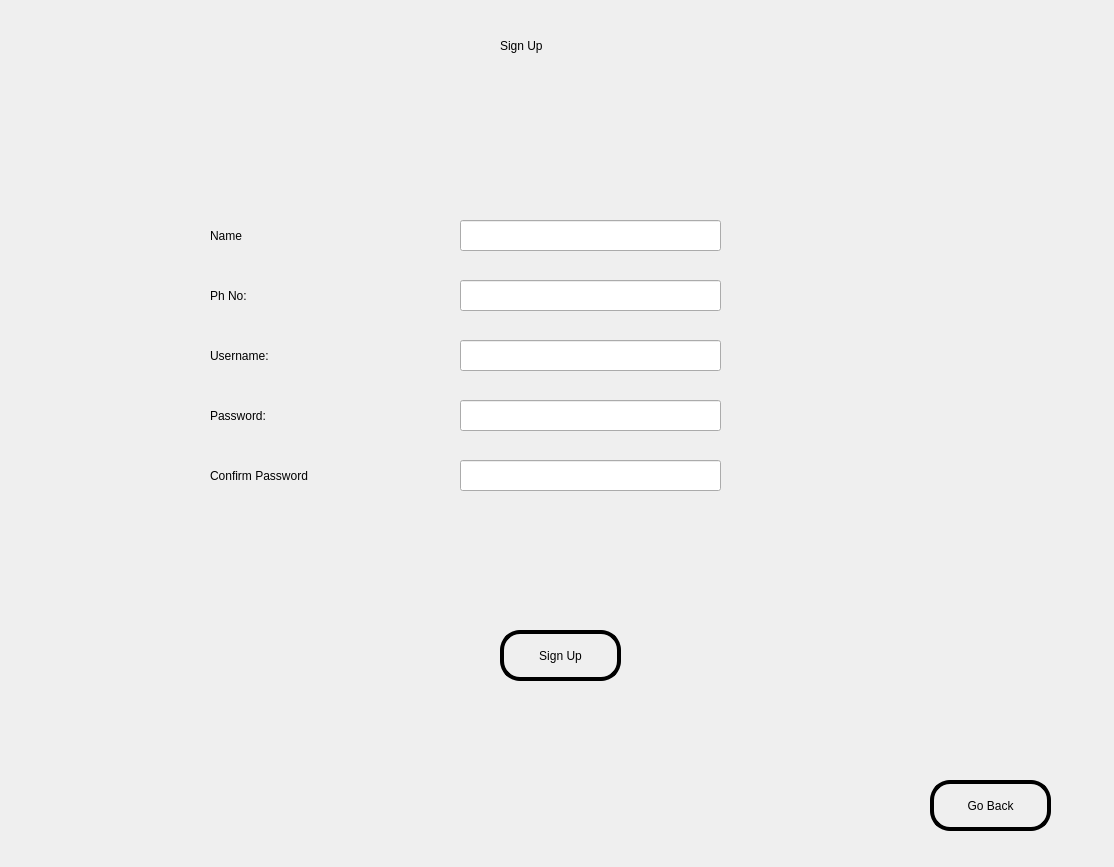
<?xml version="1.0" encoding="UTF-8"?>
<ui version="4.0">
 <class>Dialog</class>
 <widget class="QDialog" name="Dialog">
  <property name="geometry">
   <rect>
    <x>0</x>
    <y>0</y>
    <width>1114</width>
    <height>867</height>
   </rect>
  </property>
  <property name="windowTitle">
   <string>Dialog</string>
  </property>
  <widget class="QLabel" name="label">
   <property name="geometry">
    <rect>
     <x>-6</x>
     <y>-5</y>
     <width>1131</width>
     <height>881</height>
    </rect>
   </property>
   <property name="styleSheet">
    <string notr="true">background-image:url(:/newPrefix/C:/Users/akxsh/Desktop/2c933fdd5a3b0a5f8a51a0f44eb0f619.jpg)</string>
   </property>
   <property name="text">
    <string/>
   </property>
   <property name="pixmap">
    <pixmap resource="test.qrc">:/newPrefix/C:/Users/akxsh/Desktop/2c933fdd5a3b0a5f8a51a0f44eb0f619.jpg</pixmap>
   </property>
   <property name="scaledContents">
    <bool>true</bool>
   </property>
  </widget>
  <widget class="QLabel" name="label_2">
   <property name="geometry">
    <rect>
     <x>500</x>
     <y>10</y>
     <width>141</width>
     <height>71</height>
    </rect>
   </property>
   <property name="styleSheet">
    <string notr="true">font: 75 24pt &quot;MS Shell Dlg 2&quot;;</string>
   </property>
   <property name="text">
    <string>Sign Up </string>
   </property>
  </widget>
  <widget class="QLabel" name="label_3">
   <property name="geometry">
    <rect>
     <x>210</x>
     <y>220</y>
     <width>121</width>
     <height>31</height>
    </rect>
   </property>
   <property name="styleSheet">
    <string notr="true">font: 14pt &quot;Lucida Fax&quot;;</string>
   </property>
   <property name="text">
    <string>Name</string>
   </property>
  </widget>
  <widget class="QLabel" name="label_4">
   <property name="geometry">
    <rect>
     <x>210</x>
     <y>280</y>
     <width>121</width>
     <height>31</height>
    </rect>
   </property>
   <property name="styleSheet">
    <string notr="true">font: 14pt &quot;Lucida Fax&quot;;</string>
   </property>
   <property name="text">
    <string>Ph No:</string>
   </property>
  </widget>
  <widget class="QLineEdit" name="name">
   <property name="geometry">
    <rect>
     <x>460</x>
     <y>220</y>
     <width>261</width>
     <height>31</height>
    </rect>
   </property>
   <property name="styleSheet">
    <string notr="true">font: 14pt &quot;MS Shell Dlg 2&quot;;</string>
   </property>
  </widget>
  <widget class="QLineEdit" name="phnum">
   <property name="geometry">
    <rect>
     <x>460</x>
     <y>280</y>
     <width>261</width>
     <height>31</height>
    </rect>
   </property>
   <property name="styleSheet">
    <string notr="true">font: 14pt &quot;MS Shell Dlg 2&quot;;</string>
   </property>
   <property name="echoMode">
    <enum>QLineEdit::Normal</enum>
   </property>
  </widget>
  <widget class="QPushButton" name="Signup">
   <property name="geometry">
    <rect>
     <x>500</x>
     <y>630</y>
     <width>121</width>
     <height>51</height>
    </rect>
   </property>
   <property name="styleSheet">
    <string notr="true">background-color:transparent;
font: 75 14pt &quot;MS Shell Dlg 2&quot;;
border-radius:20px;
border-style:solid;
border-color:black;

border-width:4px;
</string>
   </property>
   <property name="text">
    <string>Sign Up</string>
   </property>
  </widget>
  <widget class="QLabel" name="label_5">
   <property name="geometry">
    <rect>
     <x>210</x>
     <y>340</y>
     <width>121</width>
     <height>31</height>
    </rect>
   </property>
   <property name="styleSheet">
    <string notr="true">font: 14pt &quot;Lucida Fax&quot;;</string>
   </property>
   <property name="text">
    <string>Username: </string>
   </property>
  </widget>
  <widget class="QLineEdit" name="username">
   <property name="geometry">
    <rect>
     <x>460</x>
     <y>340</y>
     <width>261</width>
     <height>31</height>
    </rect>
   </property>
   <property name="styleSheet">
    <string notr="true">font: 14pt &quot;MS Shell Dlg 2&quot;;</string>
   </property>
  </widget>
  <widget class="QLineEdit" name="password">
   <property name="geometry">
    <rect>
     <x>460</x>
     <y>400</y>
     <width>261</width>
     <height>31</height>
    </rect>
   </property>
   <property name="styleSheet">
    <string notr="true">font: 14pt &quot;MS Shell Dlg 2&quot;;</string>
   </property>
   <property name="echoMode">
    <enum>QLineEdit::Password</enum>
   </property>
  </widget>
  <widget class="QLabel" name="label_6">
   <property name="geometry">
    <rect>
     <x>210</x>
     <y>400</y>
     <width>121</width>
     <height>31</height>
    </rect>
   </property>
   <property name="styleSheet">
    <string notr="true">font: 14pt &quot;Lucida Fax&quot;;</string>
   </property>
   <property name="text">
    <string>Password:</string>
   </property>
  </widget>
  <widget class="QLabel" name="label_7">
   <property name="geometry">
    <rect>
     <x>210</x>
     <y>460</y>
     <width>221</width>
     <height>31</height>
    </rect>
   </property>
   <property name="styleSheet">
    <string notr="true">font: 14pt &quot;Lucida Fax&quot;;</string>
   </property>
   <property name="text">
    <string>Confirm Password</string>
   </property>
  </widget>
  <widget class="QLineEdit" name="confirmPassword">
   <property name="geometry">
    <rect>
     <x>460</x>
     <y>460</y>
     <width>261</width>
     <height>31</height>
    </rect>
   </property>
   <property name="styleSheet">
    <string notr="true">font: 14pt &quot;MS Shell Dlg 2&quot;;</string>
   </property>
   <property name="echoMode">
    <enum>QLineEdit::Password</enum>
   </property>
  </widget>
  <widget class="QPushButton" name="Signup_2">
   <property name="geometry">
    <rect>
     <x>930</x>
     <y>780</y>
     <width>121</width>
     <height>51</height>
    </rect>
   </property>
   <property name="styleSheet">
    <string notr="true">background-color:transparent;
font: 75 14pt &quot;MS Shell Dlg 2&quot;;
border-radius:20px;
border-style:solid;
border-color:black;

border-width:4px;
</string>
   </property>
   <property name="text">
    <string>Go Back</string>
   </property>
  </widget>
  <widget class="QLabel" name="error">
   <property name="geometry">
    <rect>
     <x>420</x>
     <y>540</y>
     <width>331</width>
     <height>21</height>
    </rect>
   </property>
   <property name="styleSheet">
    <string notr="true">font: 14pt &quot;MS Shell Dlg 2&quot;;
color:rgb(255, 0, 0)</string>
   </property>
   <property name="text">
    <string/>
   </property>
   <property name="alignment">
    <set>Qt::AlignCenter</set>
   </property>
  </widget>
 </widget>
 <resources>
  <include location="test.qrc"/>
 </resources>
 <connections/>
</ui>
